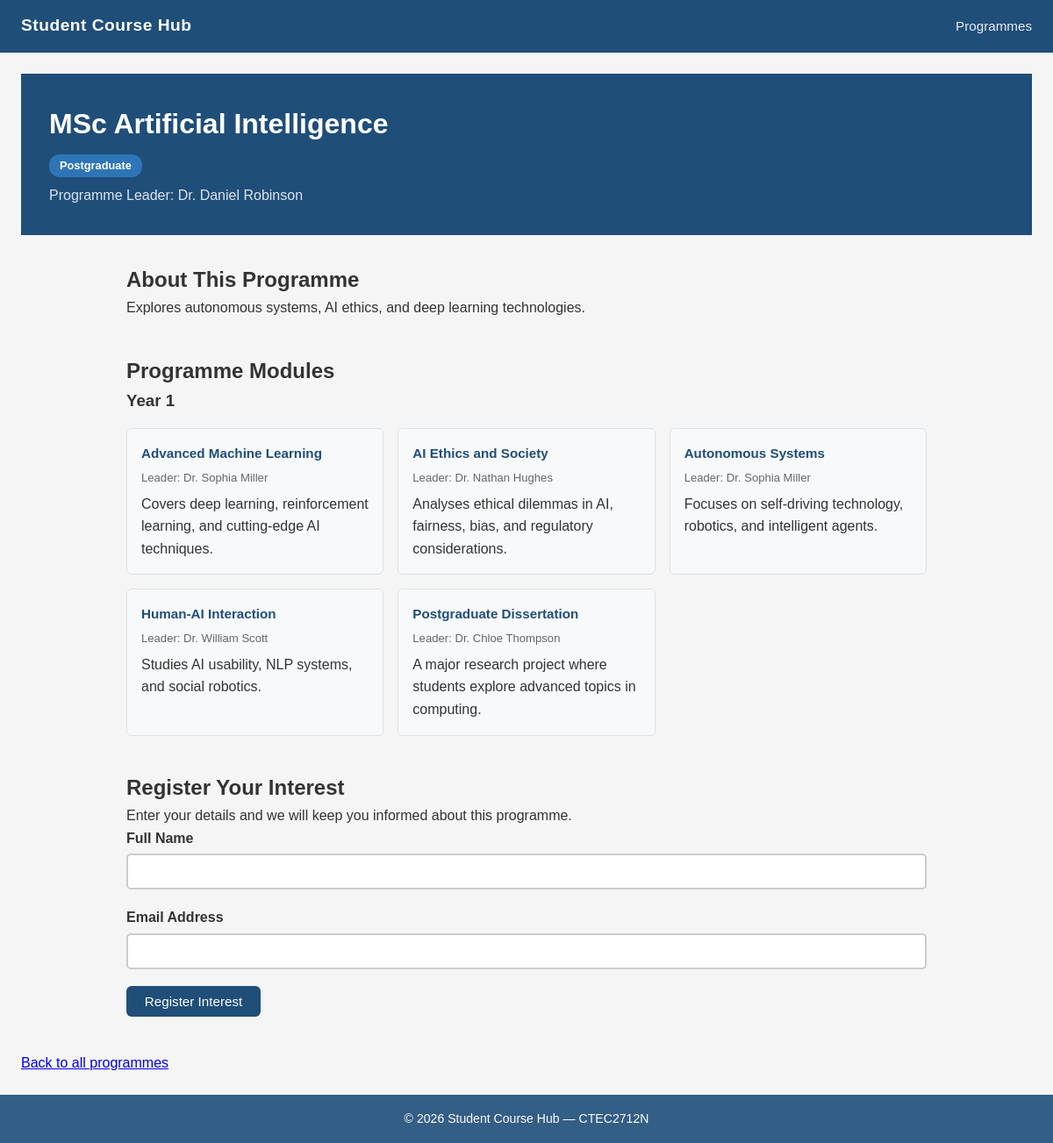
The page /student/programme.php?id=9 on the database its author committed.
### tables this page shows
CREATE TABLE Programmes (
    ProgrammeID       INTEGER      PRIMARY KEY AUTO_INCREMENT,
    ProgrammeName     VARCHAR(255) NOT NULL,
    LevelID           INTEGER,
    ProgrammeLeaderID INTEGER,
    Description       TEXT,
    Image             VARCHAR(255) DEFAULT NULL,
    ImageAlt          VARCHAR(255) DEFAULT NULL,
    IsPublished       TINYINT(1)   NOT NULL DEFAULT 0,
    CreatedAt         TIMESTAMP    DEFAULT CURRENT_TIMESTAMP,
    UpdatedAt         TIMESTAMP    DEFAULT CURRENT_TIMESTAMP ON UPDATE CURRENT_TIMESTAMP,
    FOREIGN KEY (LevelID)           REFERENCES Levels(LevelID),
    FOREIGN KEY (ProgrammeLeaderID) REFERENCES Staff(StaffID)
);

CREATE TABLE Levels (
    LevelID   INTEGER      PRIMARY KEY,
    LevelName VARCHAR(100) NOT NULL
);

CREATE TABLE Staff (
    StaffID  INTEGER      PRIMARY KEY,
    Name     VARCHAR(255) NOT NULL,
    Email    VARCHAR(255),
    Bio      TEXT,
    Photo    VARCHAR(500),
    PhotoAlt VARCHAR(255)
);

CREATE TABLE ProgrammeModules (
    ProgrammeModuleID INTEGER PRIMARY KEY AUTO_INCREMENT,
    ProgrammeID       INTEGER NOT NULL,
    ModuleID          INTEGER NOT NULL,
    Year              INTEGER NOT NULL DEFAULT 1,
    FOREIGN KEY (ProgrammeID) REFERENCES Programmes(ProgrammeID)
        ON DELETE CASCADE,
    FOREIGN KEY (ModuleID) REFERENCES Modules(ModuleID)
        ON DELETE CASCADE
);

CREATE TABLE Modules (
    ModuleID       INTEGER      PRIMARY KEY,
    ModuleName     VARCHAR(255) NOT NULL,
    ModuleLeaderID INTEGER,
    Description    TEXT,
    Image          VARCHAR(255) DEFAULT NULL,
    ImageAlt       VARCHAR(255) DEFAULT NULL,
    FOREIGN KEY (ModuleLeaderID) REFERENCES Staff(StaffID)
);

### includes/helpers.php (called while the page is built, shortened)
<?php
function e(string $value): string {
    return htmlspecialchars($value, ENT_QUOTES | ENT_HTML5, 'UTF-8');
}

### student/programme.php (the view, shortened to what this page needs)
<?php
require_once '../includes/db.php';
require_once '../includes/helpers.php';
$id = filter_input(INPUT_GET, 'id', FILTER_VALIDATE_INT);
$stmt = $pdo->prepare(
    'SELECT p.ProgrammeID, p.ProgrammeName, p.Description,
     p.Image, p.ImageAlt, l.LevelName, s.Name AS LeaderName
     FROM Programmes p
     JOIN Levels l ON p.LevelID = l.LevelID
     JOIN Staff s ON p.ProgrammeLeaderID = s.StaffID
     WHERE p.ProgrammeID = :id
     AND p.IsPublished = 1'
);
$stmt->execute([':id' => $id]);
$programme = $stmt->fetch();
$stmt2 = $pdo->prepare(
    'SELECT pm.Year, m.ModuleName, m.Description, s.Name AS Leader
     FROM ProgrammeModules pm
     JOIN Modules m ON pm.ModuleID = m.ModuleID
     JOIN Staff s ON m.ModuleLeaderID = s.StaffID
     WHERE pm.ProgrammeID = :id
     ORDER BY pm.Year ASC, m.ModuleName ASC'
);
$stmt2->execute([':id' => $id]);
$rows = $stmt2->fetchAll();
$modulesByYear = [];
foreach ($rows as $row) {
    $modulesByYear[$row['Year']][] = $row;
}
?>
<!DOCTYPE html>
<html lang="en">
<head>
    <link rel="stylesheet" href="/student-course-hub/css/main.css">
    <link rel="stylesheet" href="/student-course-hub/css/student.css">
</head>
<body>
<?php require_once '../includes/header.php'; ?>
<div class="programme-hero">
    <h1><?= e($programme['ProgrammeName']) ?></h1>
    <span class="badge"><?= e($programme['LevelName']) ?></span>
    <p class="programme-leader">
        Programme Leader: <?= e($programme['LeaderName']) ?>
    </p>
</div>
<section class="programme-description">
    <h2>About This Programme</h2>
    <p><?= e($programme['Description']) ?></p>
</section>
<section class="modules-section">
    <h2>Programme Modules</h2>
    <?php if (empty($modulesByYear)): ?>
        <p>No modules listed for this programme yet.</p>
    <?php else: ?>
        <?php foreach ($modulesByYear as $year => $modules): ?>
        <section aria-label="Year <?= $year ?> modules">
            <h3>Year <?= $year ?></h3>
            <div class="modules-grid">
                <?php foreach ($modules as $m): ?>
                <div class="module-card">
                    <h4><?= e($m['ModuleName']) ?></h4>
                    <p class="module-leader">
                        Leader: <?= e($m['Leader']) ?>
                    </p>
                    <p><?= e($m['Description']) ?></p>
                </div>
                <?php endforeach; ?>
            </div>
        </section>
        <?php endforeach; ?>
    <?php endif; ?>
</section>
<section class="interest-section">
    <h2>Register Your Interest</h2>
    <p>Enter your details and we will keep you informed about this programme.</p>
    <form method="POST"
          action="register-interest.php"
          id="interest-form"
          novalidate>
        <div class="form-group">
            <label for="student-name">Full Name</label>
            <input type="text"
                   id="student-name"
                   name="student_name"
                   required
                   maxlength="100"
                   autocomplete="name"
                   aria-describedby="name-error">
        </div>
        <div class="form-group">
            <label for="student-email">Email Address</label>
            <input type="email"
                   id="student-email"
                   name="email"
                   required
                   maxlength="255"
                   autocomplete="email"
                   aria-describedby="email-error">
        </div>
        <button type="submit" class="btn">Register Interest</button>
    </form>
</section>
<p><a href="index.php">Back to all programmes</a></p>
<?php require_once '../includes/footer.php'; ?>
</body>
</html>

### css/main.css (style rules this page uses)
:root { --navy: #1F4E79; --blue: #2E75B6; --light: #D6E4F0; --white: #ffffff; --grey: #f5f5f5; --text: #333333; --radius: 6px; }
*, *::before, *::after { box-sizing: border-box; margin: 0; padding: 0; }
body { font-family: Arial, Helvetica, sans-serif; background: var(--grey); color: var(--text); line-height: 1.6; min-height: 100vh; display: flex; flex-direction: column; }
.btn { display: inline-block; background: var(--navy); color: var(--white); padding: 0.55rem 1.3rem; border: none; border-radius: var(--radius); font-size: 0.95rem; font-family: Arial, sans-serif; cursor: pointer; text-decoration: none; transition: background 0.2s; }
.badge { display: inline-block; background: var(--blue); color: var(--white); padding: 3px 12px; border-radius: 12px; font-size: 0.8rem; font-weight: bold; }

### css/student.css (style rules this page uses)
.programme-hero { background: #1F4E79; color: #ffffff; padding: 2rem; margin-bottom: 2rem; }
.programme-hero h1 { color: #ffffff; margin: 0 0 0.5rem; }
.programme-leader { margin: 0.5rem 0 0; opacity: 0.85; }
.programme-description, .modules-section, .interest-section { max-width: 960px; margin: 0 auto 2.5rem; padding: 0 1.5rem; }
.modules-grid { display: grid; grid-template-columns: repeat(auto-fill, minmax(260px, 1fr)); gap: 1rem; margin-top: 1rem; }
.module-card { background: #f8f9fb; border: 1px solid #dde3ea; border-radius: 6px; padding: 1rem; }
.module-card h4 { margin: 0 0 0.3rem; color: #1F4E79; font-size: 0.95rem; }
.module-leader { font-size: 0.82rem; color: #666; margin: 0 0 0.4rem; }
.form-group { margin-bottom: 1.2rem; }
.form-group label { display: block; font-weight: bold; margin-bottom: 0.3rem; color: #333; }
.form-group input, .form-group textarea { width: 100%; padding: 0.6rem 0.8rem; border: 2px solid #cccccc; border-radius: 5px; font-size: 1rem; font-family: Arial, sans-serif; box-sizing: border-box; }

### rows shown on the page
programmes: ProgrammeName "MSc Artificial Intelligence", LevelID.LevelName "Postgraduate", ProgrammeLeaderID.Name "Dr. Daniel Robinson", Description "Explores autonomous systems, AI ethics, and deep learning technologies."
programmemodules: ModuleID.ModuleName "Advanced Machine Learning", staff.Name "Dr. Sophia Miller", ModuleID.Description "Covers deep learning, reinforcement learning, and cutting-edge AI techniques."
programmemodules: ModuleID.ModuleName "AI Ethics and Society", staff.Name "Dr. Nathan Hughes", ModuleID.Description "Analyses ethical dilemmas in AI, fairness, bias, and regulatory considerations."
programmemodules: ModuleID.ModuleName "Autonomous Systems", staff.Name "Dr. Sophia Miller", ModuleID.Description "Focuses on self-driving technology, robotics, and intelligent agents."
programmemodules: ModuleID.ModuleName "Human-AI Interaction", staff.Name "Dr. William Scott", ModuleID.Description "Studies AI usability, NLP systems, and social robotics."
programmemodules: ModuleID.ModuleName "Postgraduate Dissertation", staff.Name "Dr. Chloe Thompson", ModuleID.Description "A major research project where students explore advanced topics in computing."

### other values the page prints
$year "1"
